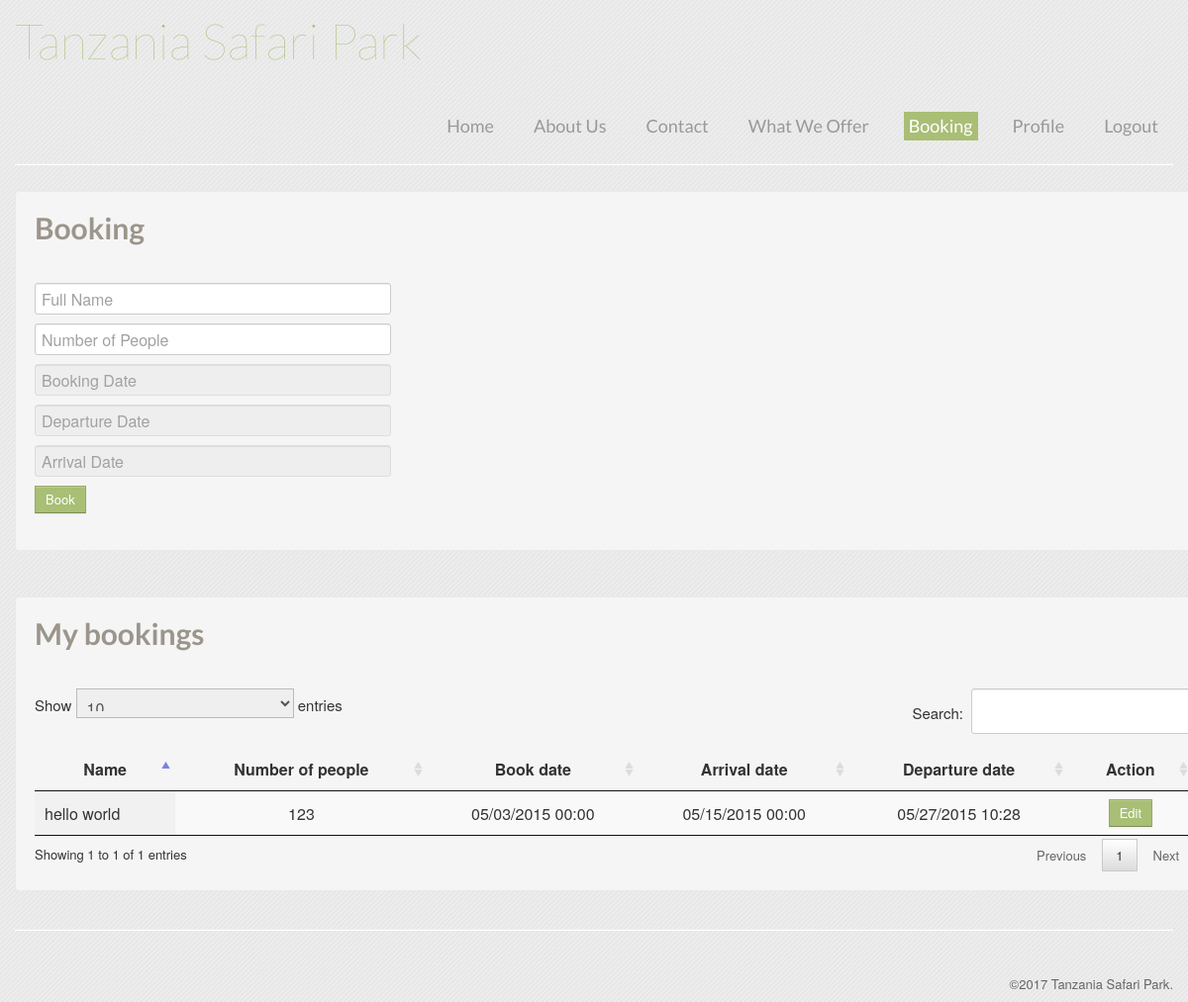
/booking.php (signed in), run on the app's committed database.
### tables this page shows
CREATE TABLE IF NOT EXISTS `booking` (
`id` int(11) NOT NULL,
  `user_id` int(11) NOT NULL,
  `name` varchar(255) NOT NULL,
  `number_people` int(11) NOT NULL,
  `book_date` varchar(50) NOT NULL,
  `depart_date` varchar(50) NOT NULL,
  `arrival_date` varchar(50) NOT NULL,
  `date` datetime NOT NULL,
  `status` enum('0','1') NOT NULL DEFAULT '0'
);

### dbo.class.php (called while the page is built, shortened)
<?php session_start();
$booking = 'Booking';
    class dbo
    {
        private $host = "localhost";
        private $user = "20098042";
        private $pwd = "20098042";
        private $db = "20098042";
        function get($q)
        {
            $link = mysqli_connect($this->host, $this->user, $this->pwd, $this->db);
            $res = mysqli_query($link,$q)or die(mysqli_error());
            $ret = array();
            while ($row = mysqli_fetch_assoc($res)) {
                $ret[] = $row;
            }
            return $ret;
        }
    }
?>

### booking.php (the view, shortened to what this page needs)
<?php include_once 'dbo.class.php';
$db->chk_login();
$error = "";
$old_booking= $db->get("select * from booking where user_id='".$_SESSION['uid']."' order by id desc");
?>
<html lang="en">
    <head>
        <?php include_once './include/head.inc.php'; ?>
       <link rel="stylesheet" media="all" type="text/css" href="css/jquery-ui.css" />
	<link rel="stylesheet" media="all" type="text/css" href="css/jquery-ui-timepicker-addon.min.css" />
        <link href="css/media/css/jquery.dataTables.min.css" rel="stylesheet" type="text/css" />
    </head>
    <body>
        <?php include_once './include/menu.inc.php'; ?>
        <div class="container">
            <hr>
            <div class="row">
                <div class="span12 well">
                    <h1><?= $booking; ?></h1>
                    <form method="post" name="register_form" action="" class="">
                       <h4 class="error"> <?php echo $error.'<br>';unset($error); ?></h4>
                            <input type="text" id="name" name="name" required="required" value="<?= $name; ?>" class="span4" onkeypress="return onlyAlphabets(event,this);" placeholder="Full Name" />
                            <br>
                            <input type="text" class="span4" name="number_people" required="required" value="<?= $number_people; ?>" id="number_people" placeholder="Number of People"/>
                            <br>
                             <input type="text" class="span4" required="required" readonly="readonly" value="<?= $book_date ?>"name="book_date" id="book_date" placeholder="Booking Date" />
                           <br>
                             <input type="text" class="span4" required="required" readonly="readonly" value="<?= $depart_date; ?>" name="depart_date" id="depart_date" placeholder="Departure Date" />
                            <br>
                             <input type="text" class="span4" readonly="readonly" required="required" value="<?= $arrival_date; ?>" name="arrival_date" id="arrival_date" placeholder="Arrival Date" />
                           <br>
                            <button type="submit" name="submit" class="btn"><?php echo (isset($_GET['id']) && $_GET['id']!='')?'Save':'Book'; ?></button>
                    </form>
                </div>
            </div>
              <div class="row">
                <div class="span12 well">
                    <h1>My bookings</h1><br>
                     <table id="example" class="display" cellspacing="0" width="100%">
                        <thead>
                            <tr>
                                <th>Name</th>
                                <th>Number of people</th>
                                <th>Book date</th>
                                <th>Arrival date</th>
								 <th>Departure date</th>
                                <th>Action</th>
                            </tr>
                        </thead>
                        <tbody>
                            <?php if(!empty($old_booking)): ?>
                                <?php foreach($old_booking as $booking): ?>
                            <tr>
                                <td><?= $booking['name']; ?></td>
                                <td align="center"><?= $booking['number_people']; ?></td>
                                <td align="center"><?= $booking['book_date']; ?></td>
                                <td align="center"><?= $booking['depart_date']; ?></td>
                                <td align="center"><?= $booking['arrival_date']; ?></td>
                                <td align="center"><a class="btn" href="booking.php?id=<?= $booking['id']; ?>">Edit</a></td>
                            </tr>
                             <?php endforeach; endif; ?>
                        </tbody>
                    </table>
                </div>
            </div>
            <?php include_once './include/footer.inc.php'; ?>
        </div>
    </body>
</html>

### data on the page
booking: name "hello world", number_people "123", book_date "05/03/2015 00:00", depart_date "05/15/2015 00:00", arrival_date "05/27/2015 10:28"

### other printed values
$site_name "Tanzania Safari Park"
$booking "Booking"
